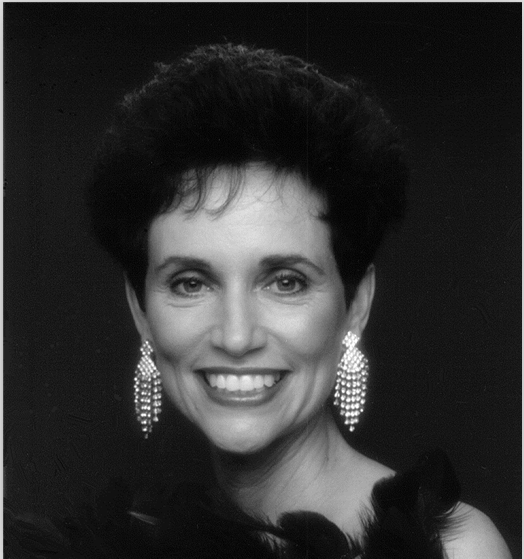
#> input picture shiyansan/news.png, 524 x 559 px
$ python '透视变换.py'
#> lines starting #> are read from the running program, lines starting #| are printed output that depends on the picture
import cv2
import numpy as np
img=cv2.imread('news.png')
#> img is the input picture: shape (559, 524, 3); min 0, max 255, mean 48.1
rows,cols,ch=img.shape
#> rows = 559; cols = 524; ch = 3
pts1=np.float32([[56,65],[368,52],[28,387],[389,390]])
# pts2=np.float32([[0,0],[300,0],[0,300],[300,300]])
pts2=np.float32([[20,20],[300,20],[20,300],[300,300]])
M=cv2.getPerspectiveTransform(pts1,pts2)
dst=cv2.warpPerspective(img,M,(200,200))
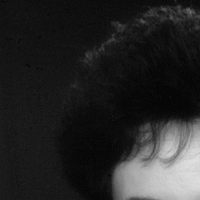
#> dst: shape (200, 200, 3); min 2, max 226, mean 38.7
cv2.imshow('Input',img)
cv2.imshow('Output',dst)
cv2.imwrite('getPer.jpg',dst)
cv2.waitKey(0)
cv2.destroyAllWindows()

$ run again, with shiyansan/flower.tif saved as shiyansan/news.png
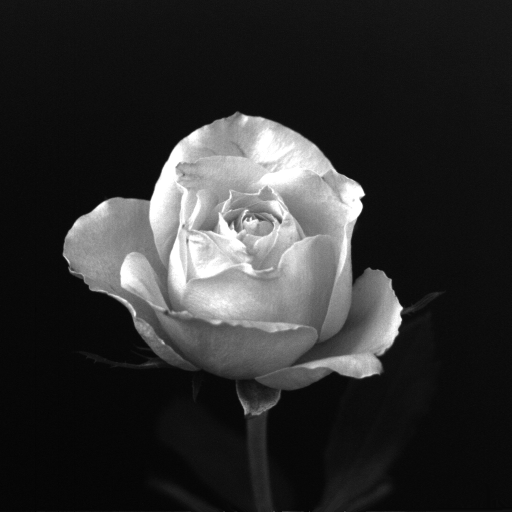
#> input picture shiyansan/flower.tif, 1024 x 1024 px (shown at 1/2 size)
#> img is the input picture: shape (1024, 1024, 3); min 0, max 255, mean 46.8
#> `dst=cv2.warpPerspective(img,M,(200,200))`:
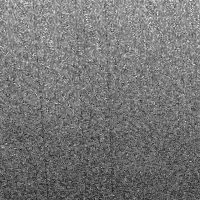
#> dst: shape (200, 200, 3); min 6, max 24, mean 14.3; drawn with min black and max white
